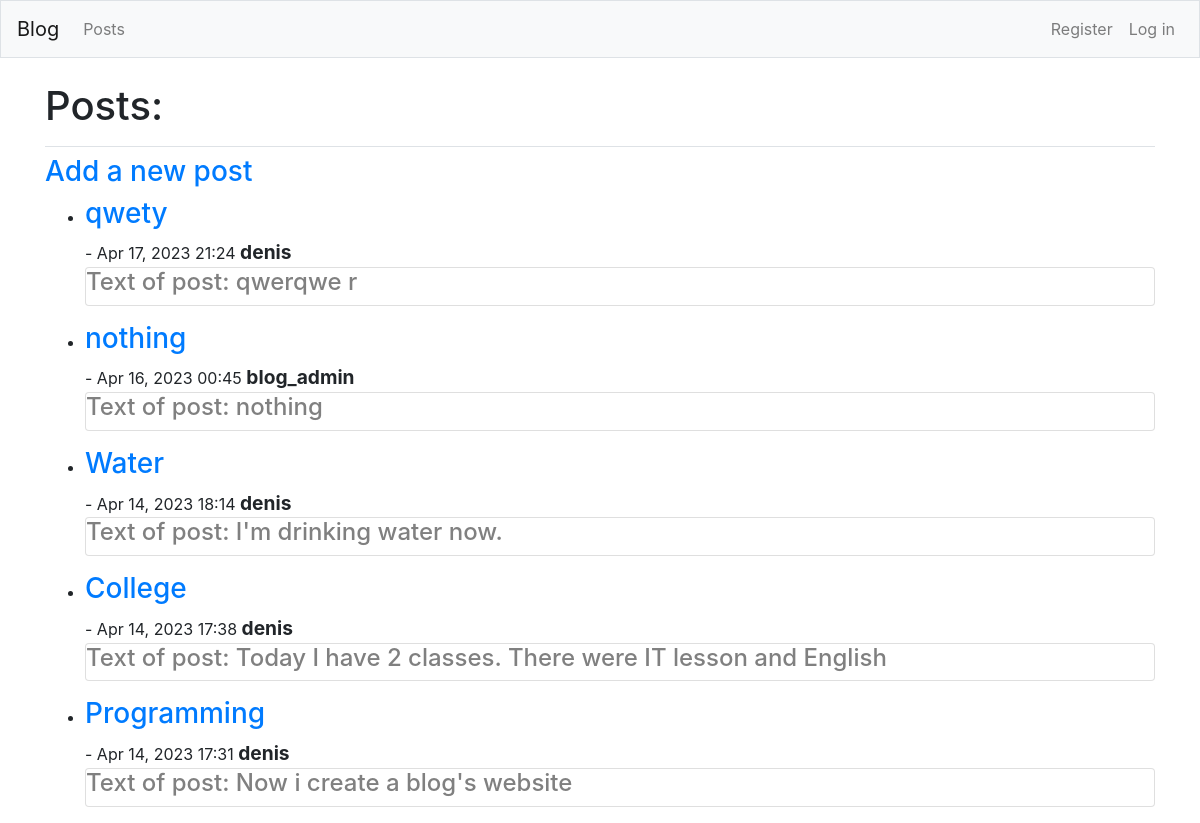
/posts/, run on the app's committed database.
### blogs/models.py (models this page shows)
class BlogPost(models.Model):
    title = models.CharField(max_length=200)
    text = models.TextField()
    date_added = models.DateTimeField(auto_now_add=True)
    owner = models.ForeignKey(User, on_delete=models.CASCADE)

### blogs/views.py (the view)
# urls.py: path('posts/', views.posts, name='posts'),
def posts(request):
    posts = BlogPost.objects.order_by('-date_added')
    context = {'posts': posts}
    return render(request, 'blogs/posts.html', context)

### blogs/templates/blogs/posts.html
{% extends "blogs/base.html" %}
{% block page_header %}
    <h1>Posts:</h1>
{% endblock page_header %}
{% block content %}
    <h3><a href="{% url 'blogs:new_post' %}">Add a new post</a></h3>
    <ul>
        {% for post in posts %}
            <li><h3><a href="{% url 'blogs:post' post.id %}">{{ post.title }}</a></h3> - {{ post.date_added|date:'M d, Y H:i' }} <big><b>{{ post.owner }}</big></b></li>
            <div class="card mb-3">
                <h4 style="color:gray;">Text of post: {{ post.text }}</h4>
            </div>
        {% empty %}
            <li><h3>There are no posts have been added yet.</h3></li>
        {% endfor %}
    </ul>
{% endblock content %}

### blogs/templates/blogs/base.html (shortened to what this page needs)
{% load bootstrap4 %}
<!doctype html>
<html lang="en">
    <head>
        {% bootstrap_css %}
    </head>
    <body>
        <nav class="navbar navbar-expand-md navbar-light bg-light mb-4 border">
            <a class="navbar-brand" href="{% url 'blogs:index' %}">Blog</a>
        <div class="collapse navbar-collapse" id="navbarCollapse">
            <ul class="navbar-nav mr-auto">
                <li class="nav-item">
                    <a class="nav-link" href="{% url 'blogs:posts' %}">Posts</a>
                </li>
            </ul>
            <ul class="navbar-nav ml-auto">
                {% if user.is_authenticated %}
                    <li class="nav-item">
                        <span class="navbar-text">Hello, {{ user.username }}.</span>
                    </li>
                    <li class="nav-item">
                        <a class="nav-link" href="{% url 'users:logout' %}">Log out</a>
                    </li>
                {% else %}
                    <li class="nav-item">
                        <a class="nav-link" href="{% url 'users:register' %}">Register</a>
                    </li>
                    <li class="nav-item">
                        <a class="nav-link" href="{% url 'users:login' %}">Log in</a>
                    </li>
                {% endif %}
            </ul>
        </div>
        </nav>
        <main role="main" class="container">
            <div class="pb-2 mb-2 border-bottom">
                {% block page_header %}{% endblock page_header %}
            </div>
            <div>
                {% block content %}{% endblock content %}
            </div>
        </main>
    </body>
</html>

### data on the page
BlogPost: title "qwety", date_added "Apr 17, 2023 21:24", owner "denis", text "qwerqwe r"
BlogPost: title "nothing", date_added "Apr 16, 2023 00:45", owner "blog_admin", text "nothing"
BlogPost: title "Water", date_added "Apr 14, 2023 18:14", owner "denis", text "I'm drinking water now."
BlogPost: title "College", date_added "Apr 14, 2023 17:38", owner "denis", text "Today I have 2 classes. There were IT lesson and English"
BlogPost: title "Programming", date_added "Apr 14, 2023 17:31", owner "denis", text "Now i create a blog's website"
